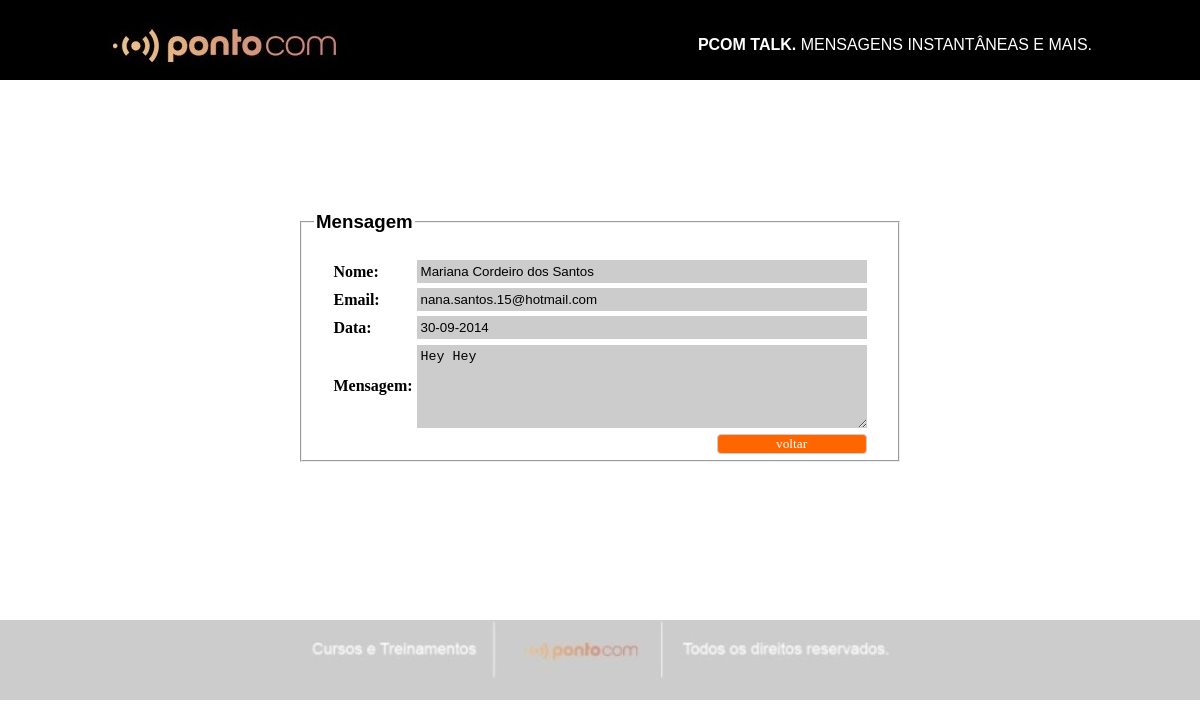
Screenshot of /visualizar.php?id=56 with the database file from the repository.
### tables this page shows
CREATE TABLE IF NOT EXISTS `dados` (
  `id_msg` int(11) NOT NULL AUTO_INCREMENT,
  `id_usuario` int(11) NOT NULL,
  `nome` varchar(60) NOT NULL,
  `email` varchar(60) NOT NULL,
  `data` date NOT NULL,
  `mensagem` text NOT NULL,
  PRIMARY KEY (`id_msg`),
  KEY `id_usuario` (`id_usuario`)
);

### visualizar.php (the view, shortened to what this page needs)
<html>
<head>
	<link rel="stylesheet" type="text/css" href="style.css">
</head>
<body>
	<div id="topoInterno"><img id = "img1" src="logo.jpg"><p id="text2"><b>PCOM TALK.</b> MENSAGENS INSTANTÂNEAS E MAIS.</p></div>
	<div id = "tabela">
		<fieldset>
			<legend><h3>Mensagem</h3></legend>
			<?php
				$id = $_REQUEST['id'];
				$res = mysql_query("SELECT * FROM dados WHERE id_msg = $id") or die (mysql_error());
				$sql = mysql_fetch_array($res);
			?>
			<form method="post" action="visualizar.php">
			<table id = 'new_table'>
				<tr>
					<th>Nome:</th>
					<td><input type = "text" name = "nome" id = "nome" class = "txt" readonly = "readonly" value="<?php echo $nome = $sql['nome']; ?>"></td>
				</tr>
				<tr>
					<th>Email:</th>
					<td><input type = "text" name = "email" id = "email" class = "txt" readonly = "readonly" value="<?php echo $email = $sql['email']; ?>"></td>
				</tr>
				<tr>
					<th>Data:</th>
					<td><input type = "text" name = "data" value = "<?php echo $data = date("d-m-Y"); ?>" readonly = "readonly" class = "txt"/></td>
				</tr>
				<tr>
					<th>Mensagem:</th>
					<td><textarea name = "mensagem" id = "mensagem" cols = "30" rows = "5" class = "txt" readonly = "readonly" required><?php echo $msg = $sql['mensagem']; ?></textarea></td>
				</tr>
				<tr>
					<td colspan = "2"><a href = "painel.php"><input type = "button" value = "voltar" id = "btn"></a></td>
				</tr>
			</table>
			</form>
		</fieldset>
	</div>
	<div id = "rodape"><img id = "img2" src = "rodape.jpg"></div>
</body>
</html>

### style.css (style rules this page uses)
body { font-family: "Arial"; margin: 0; padding: 0; }
th { text-align: left; font-family: Cursive; }
fieldset { height: 100%; margin: 180 auto; }
#img1 { text-align: left; margin: 10 auto; }
#img2 { display: block; margin-left: auto; margin-right: auto; }
#new_table { width: 250px; height: 200px; margin: 0 auto; border: none; }
#tabela { width: 600px; height: 250px; margin: 0 auto; }
#btn { width: 150px; background-color: #ff6600; border-radius: 4px; border: 1px solid #ccc; font-family: Cursive; color: #fff; float:right; text-decoration:none; }
.txt { right: 350px; width: 450px; border: none; background: #ccc; padding: 4px; }
#text2 { color: #fff; text-align: right; margin: -40 auto; font-size: 16px; }
#topoInterno { width: 984px; height: 68px; background-color: #000; margin: -68 auto; }
#rodape { width: 100%; height: 10%; background-color: #ccc; margin-top: 178px; }

### rows the page displays
dados: nome "Mariana Cordeiro dos Santos", email "nana.santos.15@hotmail.com", mensagem "Hey Hey"
